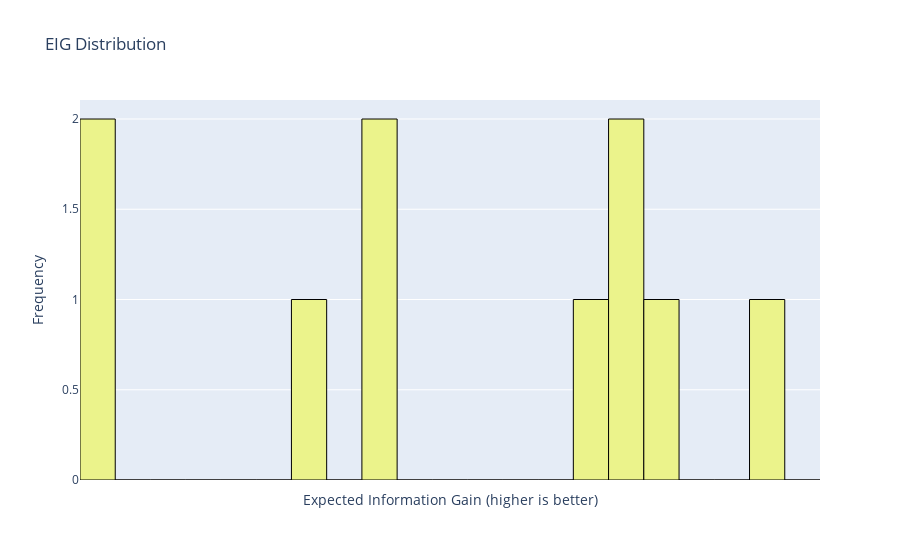

The cell this chart's notebook holds for it:
### Markdown cell above
Next let's <strong>visualise the distribution of Expected Information Gain (EIG) scores</strong> of the evaluated sensor sets, providing valuable insights for decision-making:

<ol>
    <li><strong>Cluster Identification:</strong> Identify clusters of high-performing sets for further examination</li>
    <li><strong>Distribution Width:</strong> A narrow distribution suggests flexibility, while a broad one signals the need for careful placement.</li>
    <li><strong>Decision Confidence:</strong> Gain confidence in the robustness of a chosen sensor set based on its position relative to other evaluated sets.</li>
</ol>

### Code cell
designer.visualise_score_distribution_dg()

### Figure 1 — Plotly figure (JSON) as saved in the notebook; plotly's stock layout.template omitted (floating-point values rounded to 4 significant figures)
{"data": [{"hoverinfo": "text", "hovertext": ["EIG range: [2.09, 2.11)<br>Sets: [2, 10, 23], [2, 5, 8]", "EIG range: [2.11, 2.13)<br>Sets: ", "EIG range: [2.13, 2.14)<br>Sets: ", "EIG range: [2.14, 2.16)<br>Sets: ", "EIG range: [2.16, 2.18)<br>Sets: ", "EIG range: [2.18, 2.2)<br>Sets: ", "EIG range: [2.2, 2.21)<br>Sets: [11, 19, 21]", "EIG range: [2.21, 2.23)<br>Sets: ", "EIG range: [2.23, 2.25)<br>Sets: [11, 13, 22], [1, 12, 20]", "EIG range: [2.25, 2.27)<br>Sets: ", "EIG range: [2.27, 2.28)<br>Sets: ", "EIG range: [2.28, 2.3)<br>Sets: ", "EIG range: [2.3, 2.32)<br>Sets: ", "EIG range: [2.32, 2.34)<br>Sets: ", "EIG range: [2.34, 2.35)<br>Sets: [12, 16, 21]", "EIG range: [2.35, 2.37)<br>Sets: [0, 6, 15], [0, 11, 15]", "EIG range: [2.37, 2.39)<br>Sets: [4, 13, 18]", "EIG range: [2.39, 2.41)<br>Sets: ", "EIG range: [2.41, 2.42)<br>Sets: ", "EIG range: [2.42, 2.44)<br>Sets: [5, 15, 18]", "EIG range: [2.44, 2.46)<br>Sets: "], "marker": {"color": "#EBF38B", "line": {"color": "black", "width": 1}}, "type": "bar", "width": [0.01751, 0.01751, 0.01751, 0.01751, 0.01751, 0.01751, 0.01751, 0.01751, 0.01751, 0.01751, 0.01751, 0.01751, 0.01751, 0.01751, 0.01751, 0.01751, 0.01751, 0.01751, 0.01751, 0.01751, 0.01751], "x": [2.1, 2.118, 2.135, 2.153, 2.171, 2.188, 2.206, 2.223, 2.241, 2.258, 2.276, 2.293, 2.311, 2.328, 2.346, 2.363, 2.381, 2.398, 2.416, 2.433, 2.451], "y": [2, 0, 0, 0, 0, 0, 1, 0, 2, 0, 0, 0, 0, 0, 1, 2, 1, 0, 0, 1, 0]}], "layout": {"bargap": 0, "title": {"text": "EIG Distribution"}, "xaxis": {"tickmode": "linear", "title": {"text": "Expected Information Gain (higher is better)"}}, "yaxis": {"title": {"text": "Frequency"}}}}
